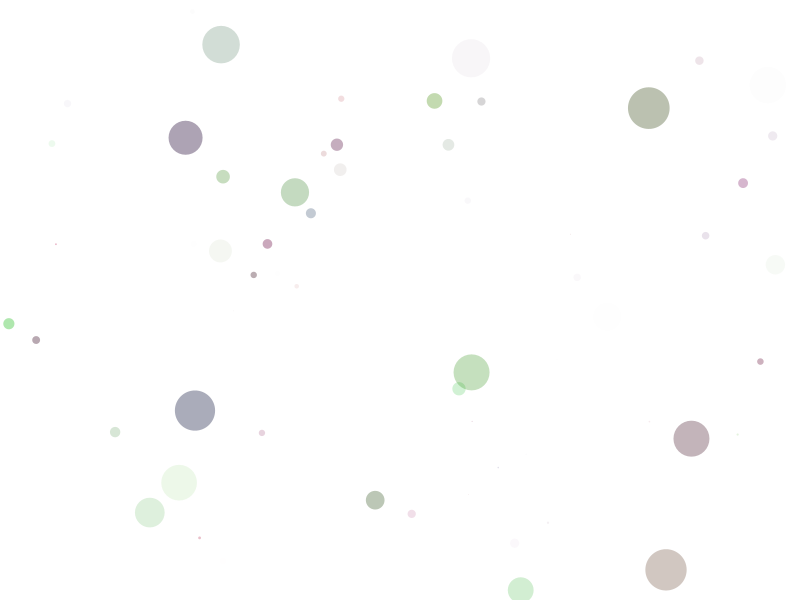
Frame 1 (no input)
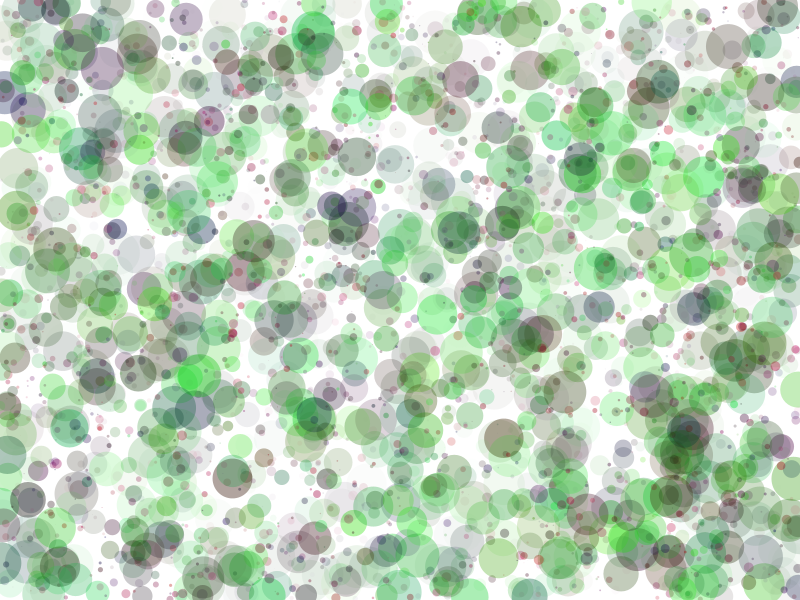
Frame 60 (the mouse pressed at the canvas centre just before this capture)
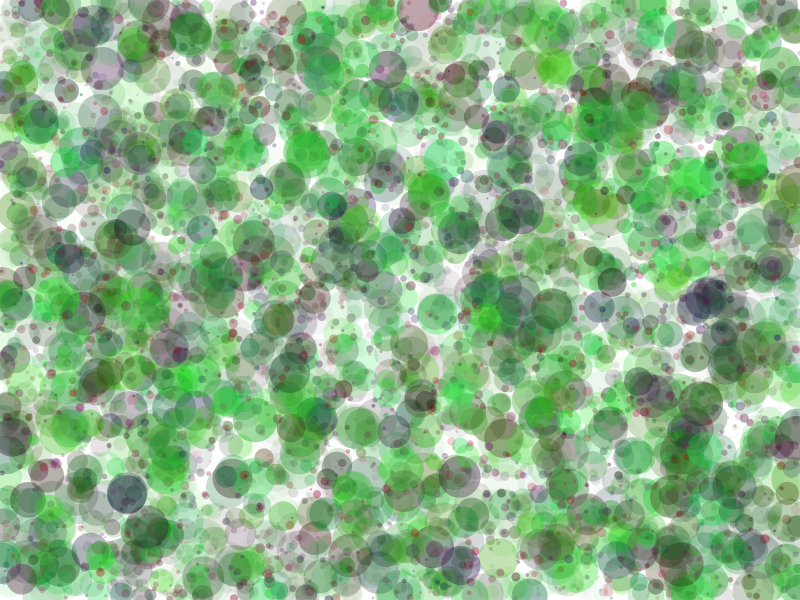
Frame 120 (the mouse held since frame 60 and released just before this capture)

The Processing sketch that drew these frames (run headless with seeded random() and noise(); from frame 60 on, the mouse is pressed at the canvas centre):

// Processing sketch: processing_111200
// ── processing_111200.pde

void setup(){
  size(800, 600);
  background(255);
  noStroke();
  frameRate(30);
  smooth();
}
void draw(){
  for(int i=0; i<=30; i = i + 1){
    float j = random(10);
    fill(random(200),random(10),random(100), random(100));
    ellipse(random(800),random(600),j,j);
  }
    for(int i=0; i<=30; i = i + 1){
    float j = random(45);
    fill(random(80),random(240),random(80), random(100));
    ellipse(random(800),random(600),j,j);
  }
}
